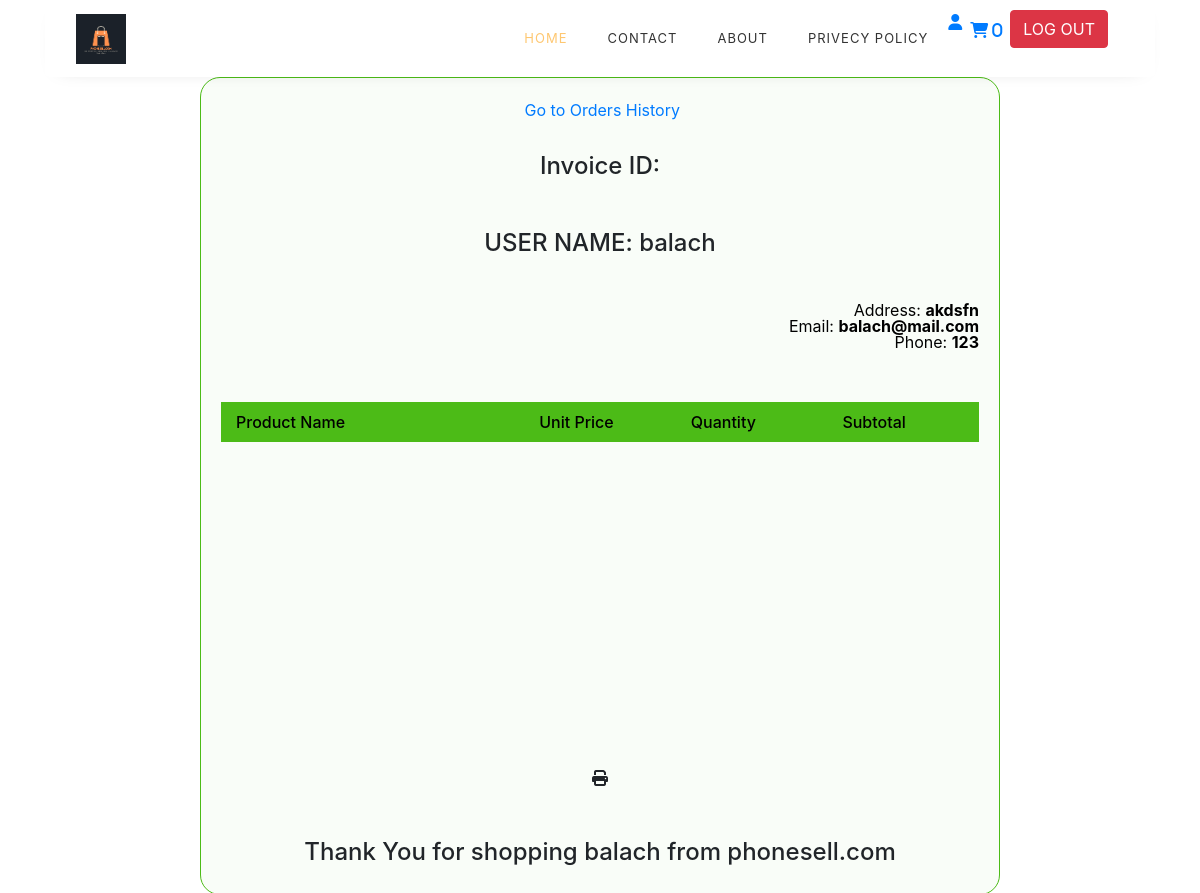
/invoice.php (signed in), run on the app's committed database.
### tables this page shows
CREATE TABLE `users` (
  `id` int(11) NOT NULL,
  `full_name` varchar(255) NOT NULL,
  `email` varchar(255) NOT NULL,
  `phone` int(11) NOT NULL,
  `password` varchar(255) NOT NULL,
  `role` varchar(10) NOT NULL,
  `address` varchar(255) NOT NULL
);

### invoice.php (the view, shortened to what this page needs)
<?php
include 'config.php';
include 'navs1.php';
$id = $_SESSION["user_id"];
$query = "SELECT * FROM users where id='$id' ";
$result = $conn->query($query);
if($result->num_rows > 0){
    foreach($result as $row){
        $full_name = $row['full_name'];
        $email = $row['email'];
        $phone = $row['phone'];
		$address = $row['address'];
?>
<?php
							}
						}
						?>
<?php
$order_id = $_GET['order_id'];
?>
<!DOCTYPE html>
<html lang="en">
<head>
	<link rel="stylesheet" href="https://cdn.jsdelivr.net/npm/bootstrap@4.0.0/dist/css/bootstrap.min.css">
</head>
<body class="goto-here">
	<div class="container">
		<div class="invoice-wrap">
			<div class="invoice-box">
				<div class="invoice-header">
					<div class="logo text-center">
						<a href="user_orders.php"><span class="ion-ios-arrow-back"></span> &nbsp;Go to Orders History</a>
					</div>
				</div>
				<h4 class="text-center mb-5 font-weight-600">Invoice ID: <?php echo $order_id ?></h4>
				<h4 class="text-center mb-5 font-weight-600">USER NAME: <?php echo $full_name ?></h4>
				<div class="row pb-5 invoice_details_text">
					<div class="col-md-6">
					</div>
					<div class="col-md-6">
						<div class="text-right">
							<p class="mb-2">Address: <strong><?php echo $address ?></strong></p>
							<p class="mb-2">Email: <strong><?php echo $email ?></strong></p>
							<p class="mb-2">Phone: <strong><?php echo $phone ?></strong></p>
						</div>
					</div>
				</div>
				<div class="invoice-desc">
					<div class="invoice-desc-head clearfix">
						<div class="invoice-sub">Product Name</div>
						<div class="invoice-rate">Unit Price</div>
						<div class="invoice-hours">Quantity</div>
						<div class="invoice-subtotal">Subtotal</div>
					</div>
					<div class="invoice-desc-body">
					</div>
				</div>
				<div class="text-center mt-4">
					<i class="fas fa-print" onclick="window.print()"></i>
				</div>
				<h4 class="text-center mt-5">Thank You for shopping <?php echo $full_name ?> from phonesell.com</h4>
			</div>
		</div>
	</div>
</body>
</html>

### invoice.php (style rules this page uses)
.invoice-wrap { overflow: auto; }
.invoice-box { background: #f9fdf8; width: 100%; max-width: 800px; margin: 0 auto; padding: 20px; border: 1px solid #4cbb17; border-radius: 20px; }
.invoice-header { padding-bottom: 30px; }
.invoice-desc .invoice-sub { width: 40%; float: left; padding: 8px 15px; }
.invoice-desc .invoice-hours, .invoice-desc .invoice-rate { width: 20%; float: left; padding: 8px 15px; }
.invoice-desc .invoice-subtotal { width: 20%; float: right; padding: 8px 15px; }
.invoice-desc .invoice-desc-head { background: #4cbb17; font-weight: 500; color: black; }
.invoice-desc .invoice-desc-body { padding-top: 15px; min-height: 300px; }
.invoice_details_text { color: black; line-height: 8px; }

### data on the page
users: full_name "balach", address "akdsfn", email "balach@mail.com", phone "123"
